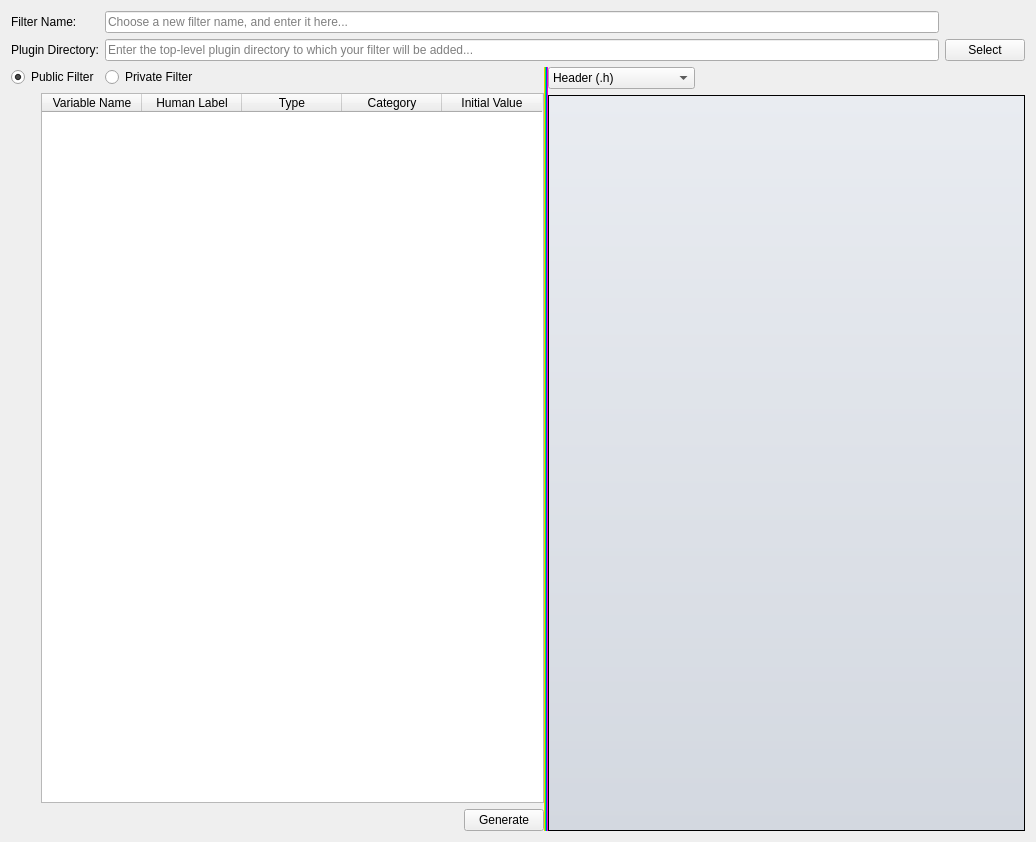
<?xml version="1.0" encoding="UTF-8"?>
<ui version="4.0">
 <class>FilterMaker</class>
 <widget class="QWidget" name="FilterMaker">
  <property name="geometry">
   <rect>
    <x>0</x>
    <y>0</y>
    <width>1036</width>
    <height>842</height>
   </rect>
  </property>
  <property name="windowTitle">
   <string>FilterMaker</string>
  </property>
  <layout class="QGridLayout" name="gridLayout_4">
   <item row="1" column="0">
    <widget class="SIMPLViewSplitter" name="splitter">
     <property name="styleSheet">
      <string notr="true">QSplitter::handle {
    
	background-color: qlineargradient(spread:pad, x1:0, y1:0, x2:1, y2:0, stop:0 rgba(255, 0, 0, 255), stop:0.166 rgba(255, 255, 0, 255), stop:0.333 rgba(0, 255, 0, 255), stop:0.5 rgba(0, 255, 255, 255), stop:0.666 rgba(0, 0, 255, 255), stop:0.833 rgba(255, 0, 255, 255), stop:1 rgba(255, 0, 0, 255));
}</string>
     </property>
     <property name="orientation">
      <enum>Qt::Horizontal</enum>
     </property>
     <widget class="QWidget" name="layoutWidget">
      <layout class="QVBoxLayout" name="verticalLayout">
       <property name="spacing">
        <number>6</number>
       </property>
       <item>
        <layout class="QHBoxLayout" name="horizontalLayout_2">
         <item>
          <widget class="QRadioButton" name="publicFilter">
           <property name="text">
            <string>Public Filter</string>
           </property>
           <property name="checked">
            <bool>true</bool>
           </property>
          </widget>
         </item>
         <item>
          <widget class="QRadioButton" name="privateFilter">
           <property name="text">
            <string>Private Filter</string>
           </property>
          </widget>
         </item>
         <item>
          <spacer name="horizontalSpacer">
           <property name="orientation">
            <enum>Qt::Horizontal</enum>
           </property>
           <property name="sizeHint" stdset="0">
            <size>
             <width>40</width>
             <height>20</height>
            </size>
           </property>
          </spacer>
         </item>
        </layout>
       </item>
       <item>
        <layout class="QGridLayout" name="gridLayout_2">
         <item row="3" column="1">
          <spacer name="verticalSpacer">
           <property name="orientation">
            <enum>Qt::Vertical</enum>
           </property>
           <property name="sizeHint" stdset="0">
            <size>
             <width>20</width>
             <height>40</height>
            </size>
           </property>
          </spacer>
         </item>
         <item row="1" column="1">
          <widget class="QPushButton" name="removeFilterParameterBtn">
           <property name="sizePolicy">
            <sizepolicy hsizetype="Fixed" vsizetype="Fixed">
             <horstretch>0</horstretch>
             <verstretch>0</verstretch>
            </sizepolicy>
           </property>
           <property name="minimumSize">
            <size>
             <width>24</width>
             <height>24</height>
            </size>
           </property>
           <property name="maximumSize">
            <size>
             <width>24</width>
             <height>24</height>
            </size>
           </property>
           <property name="toolTip">
            <string>Delete Filter Parameter</string>
           </property>
           <property name="text">
            <string/>
           </property>
           <property name="icon">
            <iconset resource="../../../../Resources/icons/images/Icons.qrc">
             <normaloff>:/delete2.png</normaloff>:/delete2.png</iconset>
           </property>
           <property name="iconSize">
            <size>
             <width>24</width>
             <height>24</height>
            </size>
           </property>
           <property name="flat">
            <bool>true</bool>
           </property>
          </widget>
         </item>
         <item row="0" column="1">
          <widget class="QPushButton" name="addFilterParameterBtn">
           <property name="sizePolicy">
            <sizepolicy hsizetype="Minimum" vsizetype="Preferred">
             <horstretch>0</horstretch>
             <verstretch>0</verstretch>
            </sizepolicy>
           </property>
           <property name="minimumSize">
            <size>
             <width>24</width>
             <height>24</height>
            </size>
           </property>
           <property name="maximumSize">
            <size>
             <width>24</width>
             <height>24</height>
            </size>
           </property>
           <property name="toolTip">
            <string>Add Filter Parameter</string>
           </property>
           <property name="text">
            <string/>
           </property>
           <property name="icon">
            <iconset resource="../../../../Resources/icons/images/Icons.qrc">
             <normaloff>:/add2.png</normaloff>:/add2.png</iconset>
           </property>
           <property name="iconSize">
            <size>
             <width>24</width>
             <height>24</height>
            </size>
           </property>
           <property name="flat">
            <bool>true</bool>
           </property>
          </widget>
         </item>
         <item row="0" column="2" rowspan="4">
          <widget class="QTableWidget" name="filterParametersTable">
           <property name="selectionBehavior">
            <enum>QAbstractItemView::SelectRows</enum>
           </property>
           <column>
            <property name="text">
             <string>Variable Name</string>
            </property>
           </column>
           <column>
            <property name="text">
             <string>Human Label</string>
            </property>
           </column>
           <column>
            <property name="text">
             <string>Type</string>
            </property>
           </column>
           <column>
            <property name="text">
             <string>Category</string>
            </property>
           </column>
           <column>
            <property name="text">
             <string>Initial Value</string>
            </property>
           </column>
          </widget>
         </item>
        </layout>
       </item>
       <item>
        <layout class="QHBoxLayout" name="horizontalLayout">
         <property name="spacing">
          <number>8</number>
         </property>
         <item>
          <widget class="QFSDropLabel" name="errorString">
           <property name="sizePolicy">
            <sizepolicy hsizetype="Expanding" vsizetype="Preferred">
             <horstretch>0</horstretch>
             <verstretch>0</verstretch>
            </sizepolicy>
           </property>
           <property name="text">
            <string/>
           </property>
           <property name="wordWrap">
            <bool>true</bool>
           </property>
          </widget>
         </item>
         <item>
          <widget class="QPushButton" name="generateBtn">
           <property name="sizePolicy">
            <sizepolicy hsizetype="Minimum" vsizetype="Fixed">
             <horstretch>0</horstretch>
             <verstretch>0</verstretch>
            </sizepolicy>
           </property>
           <property name="text">
            <string>Generate</string>
           </property>
          </widget>
         </item>
        </layout>
       </item>
      </layout>
     </widget>
     <widget class="QWidget" name="layoutWidget_2">
      <layout class="QGridLayout" name="gridLayout_3">
       <item row="1" column="0" colspan="2">
        <widget class="QTextEdit" name="codeViewer">
         <property name="styleSheet">
          <string notr="true">QTextEdit
  {
  background-color: qlineargradient(spread:pad, x1:0, y1:0, x2:0, y2:1, stop:0 rgba(233, 236, 241, 255), stop:1.0 rgba(211, 216, 224, 255));
  }</string>
         </property>
         <property name="readOnly">
          <bool>true</bool>
         </property>
        </widget>
       </item>
       <item row="0" column="1">
        <spacer name="horizontalSpacer_2">
         <property name="orientation">
          <enum>Qt::Horizontal</enum>
         </property>
         <property name="sizeHint" stdset="0">
          <size>
           <width>40</width>
           <height>20</height>
          </size>
         </property>
        </spacer>
       </item>
       <item row="0" column="0">
        <widget class="QComboBox" name="codeChooser">
         <property name="sizePolicy">
          <sizepolicy hsizetype="Preferred" vsizetype="Fixed">
           <horstretch>0</horstretch>
           <verstretch>0</verstretch>
          </sizepolicy>
         </property>
         <property name="minimumSize">
          <size>
           <width>100</width>
           <height>0</height>
          </size>
         </property>
         <property name="currentIndex">
          <number>0</number>
         </property>
         <item>
          <property name="text">
           <string>Header (.h)</string>
          </property>
         </item>
         <item>
          <property name="text">
           <string>Implementation (.cpp)</string>
          </property>
         </item>
         <item>
          <property name="text">
           <string>Documentation (.md)</string>
          </property>
         </item>
        </widget>
       </item>
      </layout>
     </widget>
    </widget>
   </item>
   <item row="0" column="0">
    <layout class="QGridLayout" name="gridLayout">
     <item row="1" column="0">
      <widget class="QLabel" name="filterNameLabel">
       <property name="text">
        <string>Filter Name:</string>
       </property>
      </widget>
     </item>
     <item row="2" column="0">
      <widget class="QLabel" name="pluginDirLabel">
       <property name="text">
        <string>Plugin Directory:</string>
       </property>
      </widget>
     </item>
     <item row="2" column="3">
      <widget class="QPushButton" name="selectBtn">
       <property name="text">
        <string>Select</string>
       </property>
      </widget>
     </item>
     <item row="1" column="2">
      <widget class="QLineEdit" name="filterName">
       <property name="placeholderText">
        <string>Choose a new filter name, and enter it here...</string>
       </property>
      </widget>
     </item>
     <item row="2" column="2">
      <widget class="QLineEdit" name="pluginDir">
       <property name="placeholderText">
        <string>Enter the top-level plugin directory to which your filter will be added...</string>
       </property>
      </widget>
     </item>
    </layout>
   </item>
  </layout>
 </widget>
 <customwidgets>
  <customwidget>
   <class>QFSDropLabel</class>
   <extends>QLabel</extends>
   <header>QFSDropLabel.h</header>
  </customwidget>
  <customwidget>
   <class>SIMPLViewSplitter</class>
   <extends>QSplitter</extends>
   <header location="global">SIMPLViewSplitter.h</header>
   <container>1</container>
  </customwidget>
 </customwidgets>
 <resources>
  <include location="../../../../Resources/icons/images/Icons.qrc"/>
 </resources>
 <connections/>
</ui>
